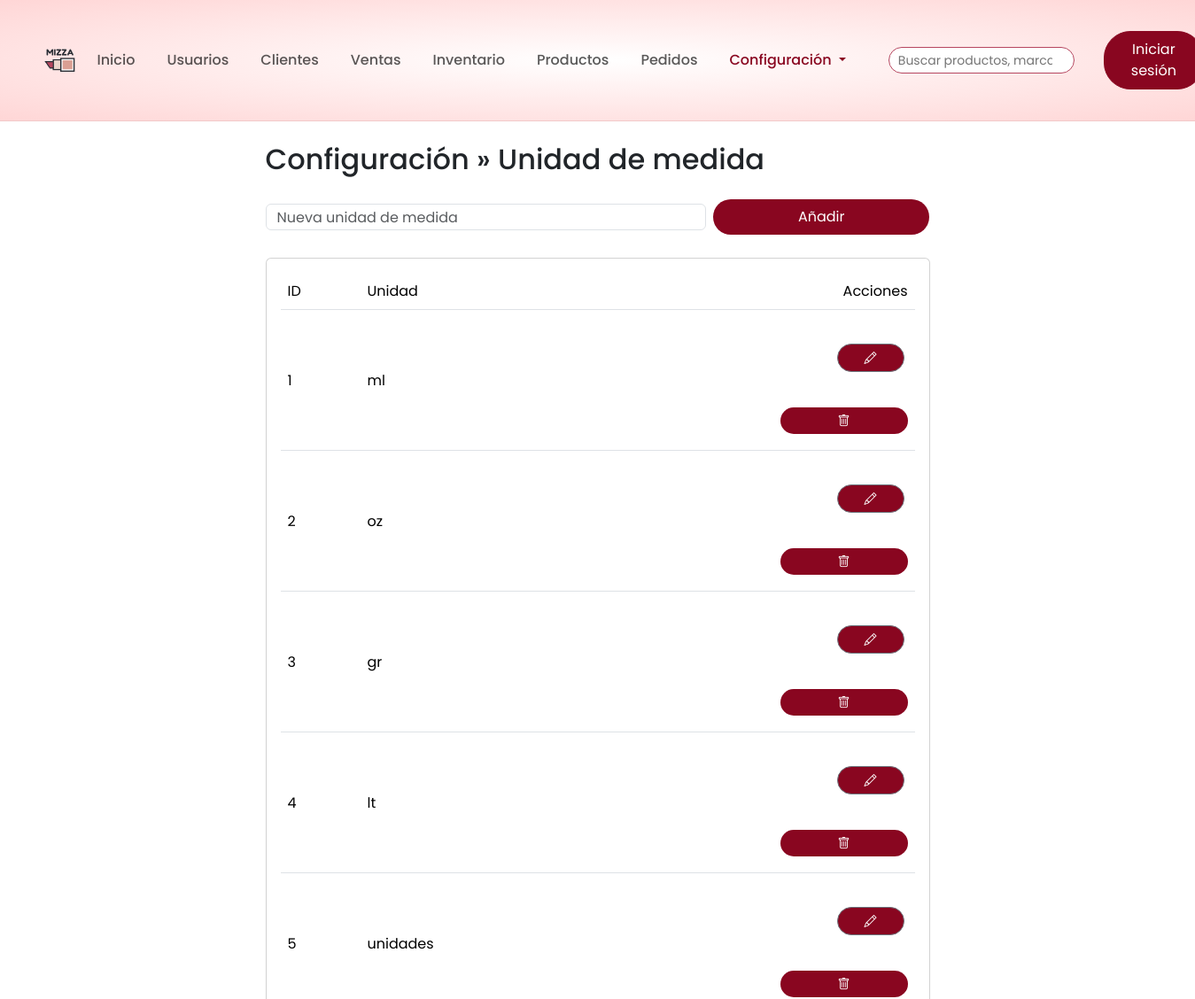
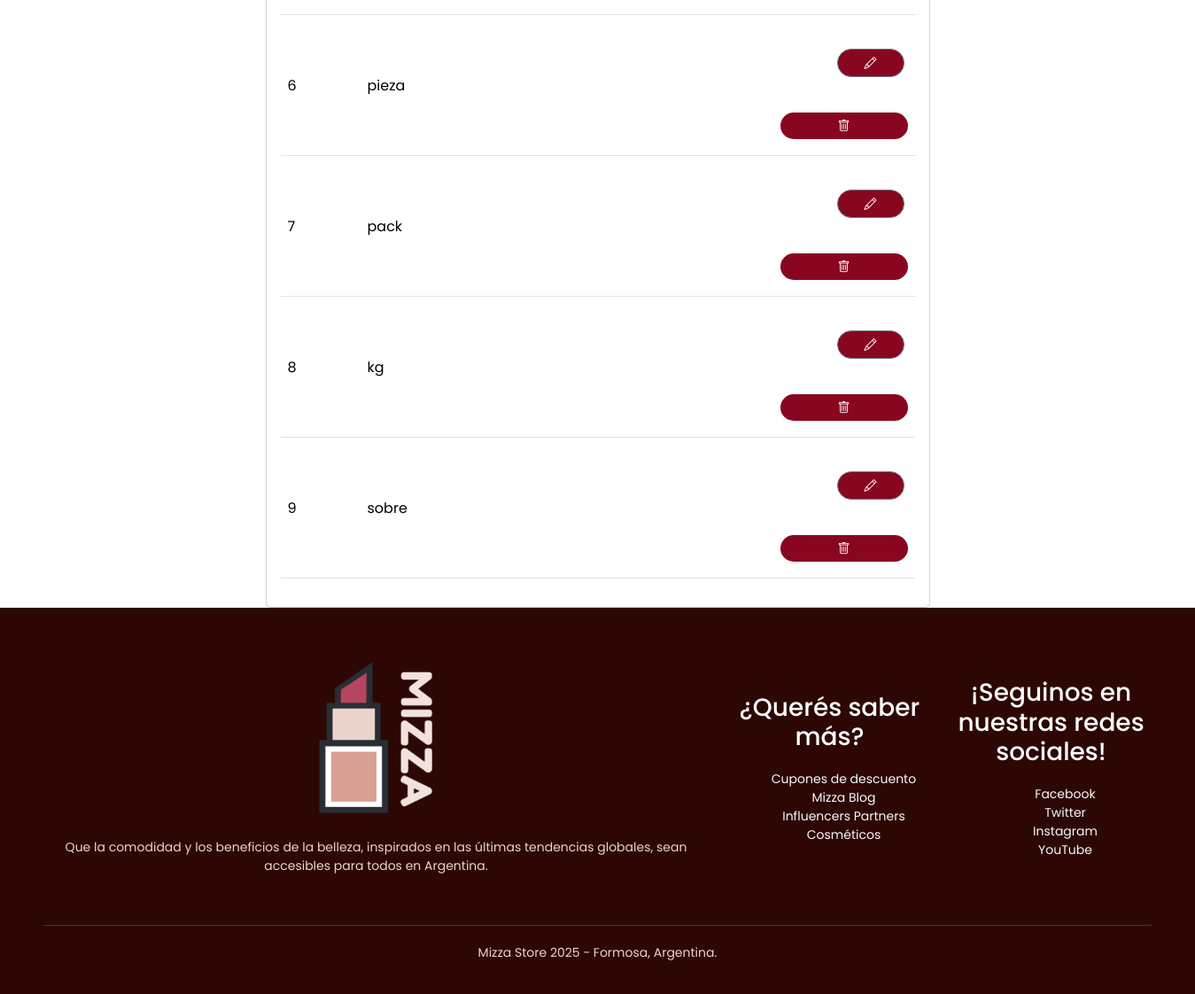
Screenshot of /index.php?controller=config&action=unidad_medida with the database file from the repository (2 pictures, top to bottom).
### tables this page shows
CREATE TABLE unidad_medida (
id_unidad_medida INT AUTO_INCREMENT PRIMARY KEY,
nombre_unidad_medida VARCHAR(100)
);

### controllers/ConfigController.php (called while the page is built, shortened)
<?php
class ConfigController
{
    public function unidad_medida(): void
    {
        require_once __DIR__ . '/../models/UnidadMedida.php';
        $model = new UnidadMedida();
        $items = $model->all();
        require __DIR__ . '/../views/configuracion/unidad_medida.php';
    }
}

### config/database.php (called while the page is built, shortened)
<?php
function getPDO() : PDO {
    $host = 'localhost';
    $db_name   = 'mizzastore';
    $user = 'root';
    $pass = '';
    $dsn  = "mysql:host=$host;dbname=$db_name;charset=utf8mb4";
    $pdo = new PDO($dsn, $user, $pass, [
        PDO::ATTR_ERRMODE            => PDO::ERRMODE_EXCEPTION,
        PDO::ATTR_DEFAULT_FETCH_MODE => PDO::FETCH_ASSOC,
    ]);
    return $pdo;
}

### models/UnidadMedida.php (called while the page is built, shortened)
<?php
require_once __DIR__ . '/../config/database.php';
class UnidadMedida
{
    private PDO $pdo;
    public function __construct()
    {
        $this->pdo = getPDO();
    }
    public function all(): array
    {
        $sql = "SELECT " . self::ID_COL . " AS id_unidad_medida,
                       " . self::NAME   . " AS nombre_unidad_medida
                FROM " . self::TABLE . "
                ORDER BY " . self::ID_COL . " ASC";
        return $this->pdo->query($sql)->fetchAll();
    }
}

### views/configuracion/unidad_medida.php (the view, shortened to what this page needs)
<?php require __DIR__ . '/../layout/navbar.php'; ?>
<div class="container" style="max-width:800px;">
  <h2 class="mt-4 mb-3">Configuración » Unidad de medida</h2>
  <form action="index.php?controller=config&action=unidad_medida_store" method="POST" class="row g-2 mb-3">
    <div class="col-md-8">
      <input class="form-control" name="nombre_unidad" placeholder="Nueva unidad de medida" required>
    </div>
    <div class="col-md-4 d-grid">
      <button class="btn btn-primary">Añadir</button>
    </div>
  </form>
  <div class="card">
    <div class="card-body">
      <div class="table-responsive">
        <table class="table table-hover align-middle">
          <thead>
            <tr>
              <th style="width:90px;">ID</th>
              <th>Unidad</th>
              <th class="text-end" style="width:160px;">Acciones</th>
            </tr>
          </thead>
          <tbody>
          <?php foreach ($items as $it): ?>
            <tr>
              <td><?= (int)$it['id_unidad_medida'] ?></td>
              <td><?= htmlspecialchars($it['nombre_unidad_medida']) ?></td>
              <td class="text-end">
                <button class="btn btn-sm btn-outline-secondary me-1"
                        onclick="editarUnidad(
                          <?= (int)$it['id_unidad_medida'] ?>,
                          '<?= htmlspecialchars($it['nombre_unidad_medida'], ENT_QUOTES) ?>'
                        )">
                  <i class="bi bi-pencil"></i>
                </button>
                <form action="index.php?controller=config&action=unidad_medida_delete" method="POST"
                      class="d-inline" onsubmit="return confirmarBorrar(this)">
                  <button class="btn btn-sm btn-outline-danger"><i class="bi bi-trash"></i></button>
                </form>
              </td>
            </tr>
          <?php endforeach; ?>
          </tbody>
        </table>
      </div>
    </div>
  </div>
</div>
<?php require __DIR__ . '/../layout/footer.php'; ?>

### assets/css/style.css (style rules this page uses)
* { margin: 0; padding: 0; box-sizing: border-box; }
body { font-family: 'Poppins', sans-serif; }
.container { max-width: 1300px; margin: auto; padding-left: 25px; padding-right: 25px; }
.row { display: flex; align-items: center; flex-wrap: wrap; justify-content: space-around; }
.btn { display: inline-block; background: #890620; color: #fff; padding: 8px 30px; margin: 30px 0; border-radius: 30px; transition: background 0.5s; }
form input { width: 100%; height: 30px; margin: 10px 0; padding: 0 10px; border: 1px solid #ccc; }
form .btn { width: 100%; border: none; cursor: pointer; margin: 10px 0; }
table { width: 100%; border-collapse: collapse; }
th { text-align: left; padding: 5px; color: #fff; background: #890620; font-weight: normal; }
td { padding: 10px 5px; }
td:last-child { text-align: right; }
th:last-child { text-align: right; }

### rows the page displays
unidad_medida: id_unidad_medida "1", nombre_unidad_medida "ml"
unidad_medida: id_unidad_medida "2", nombre_unidad_medida "oz"
unidad_medida: id_unidad_medida "3", nombre_unidad_medida "gr"
unidad_medida: id_unidad_medida "4", nombre_unidad_medida "lt"
unidad_medida: id_unidad_medida "5", nombre_unidad_medida "unidades"
unidad_medida: id_unidad_medida "6", nombre_unidad_medida "pieza"
unidad_medida: id_unidad_medida "7", nombre_unidad_medida "pack"
unidad_medida: id_unidad_medida "8", nombre_unidad_medida "kg"
unidad_medida: id_unidad_medida "9", nombre_unidad_medida "sobre"
